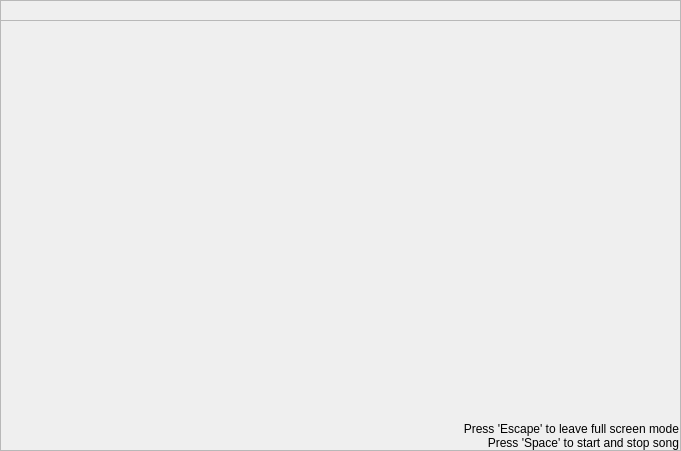
<?xml version="1.0" encoding="UTF-8"?>
<ui version="4.0">
 <class>SongWindow</class>
 <widget class="QFrame" name="SongWindow">
  <property name="geometry">
   <rect>
    <x>0</x>
    <y>0</y>
    <width>681</width>
    <height>451</height>
   </rect>
  </property>
  <property name="minimumSize">
   <size>
    <width>320</width>
    <height>240</height>
   </size>
  </property>
  <property name="windowTitle">
   <string>Song</string>
  </property>
  <property name="windowIcon">
   <iconset resource="resources.qrc">
    <normaloff>:/icons/singoutstrong.ico</normaloff>:/icons/singoutstrong.ico</iconset>
  </property>
  <property name="frameShape">
   <enum>QFrame::StyledPanel</enum>
  </property>
  <property name="frameShadow">
   <enum>QFrame::Raised</enum>
  </property>
  <widget class="SoS::QtGui::WindowBar" name="windowBar">
   <property name="geometry">
    <rect>
     <x>0</x>
     <y>0</y>
     <width>681</width>
     <height>21</height>
    </rect>
   </property>
   <property name="frameShape">
    <enum>QFrame::StyledPanel</enum>
   </property>
   <property name="frameShadow">
    <enum>QFrame::Raised</enum>
   </property>
  </widget>
  <widget class="QLabel" name="fullScreenInfo">
   <property name="geometry">
    <rect>
     <x>10</x>
     <y>330</y>
     <width>669</width>
     <height>120</height>
    </rect>
   </property>
   <property name="text">
    <string>&lt;html&gt;&lt;head/&gt;&lt;body&gt;&lt;p&gt;Press 'Escape' to leave full screen mode&lt;br /&gt;
Press 'Space' to start and stop song&lt;/p&gt;&lt;/body&gt;&lt;/html&gt;</string>
   </property>
   <property name="alignment">
    <set>Qt::AlignBottom|Qt::AlignRight|Qt::AlignTrailing</set>
   </property>
  </widget>
  <widget class="SoS::QtGui::SoSNotesWidget" name="notes" native="true">
   <property name="geometry">
    <rect>
     <x>0</x>
     <y>20</y>
     <width>681</width>
     <height>301</height>
    </rect>
   </property>
  </widget>
  <widget class="SoS::QtGui::SoSLyricsWidget" name="lyrics" native="true">
   <property name="geometry">
    <rect>
     <x>0</x>
     <y>320</y>
     <width>681</width>
     <height>131</height>
    </rect>
   </property>
  </widget>
 </widget>
 <customwidgets>
  <customwidget>
   <class>SoS::QtGui::WindowBar</class>
   <extends>QFrame</extends>
   <header>windowbar.h</header>
   <container>1</container>
  </customwidget>
  <customwidget>
   <class>SoS::QtGui::SoSLyricsWidget</class>
   <extends>QWidget</extends>
   <header>soslyricswidget.h</header>
   <container>1</container>
  </customwidget>
  <customwidget>
   <class>SoS::QtGui::SoSNotesWidget</class>
   <extends>QWidget</extends>
   <header>sosnoteswidget.h</header>
   <container>1</container>
  </customwidget>
 </customwidgets>
 <resources>
  <include location="resources.qrc"/>
 </resources>
 <connections/>
</ui>
